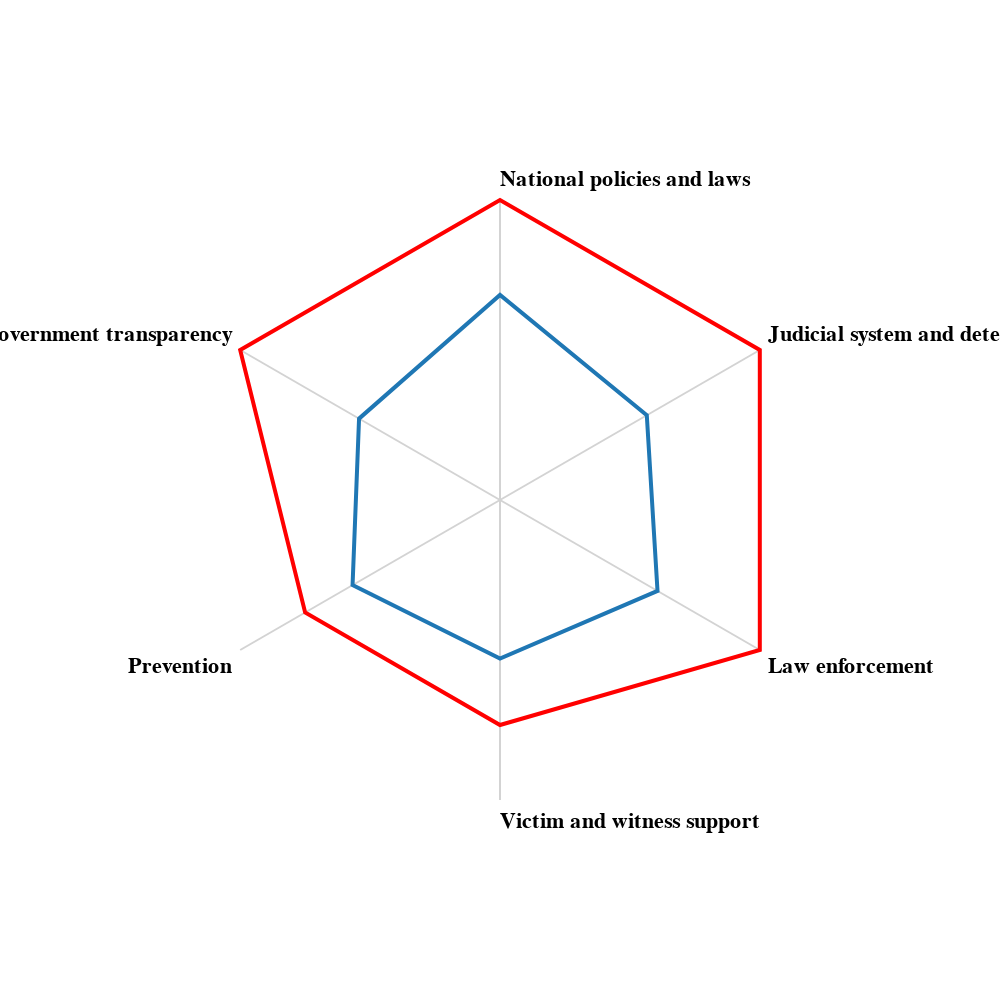

Vega-Lite specification stored for this chart:
### Vega specification from a JSON file in a GitHub repository (floating-point values rounded to 4 significant figures)
{"$schema": "https://vega.github.io/schema/vega/v5.json", "description": "A radar chart example, showing multiple dimensions in a radial layout.", "width": 500, "height": 500, "padding": 100, "autosize": {"type": "none", "contains": "padding"}, "signals": [{"name": "radius", "update": "width / 2"}], "data": [{"name": "table", "values": [{"Country": "Australia", "category": "Government transparency", "value": 8.0}, {"Country": "Australia", "category": "National policies and laws", "value": 8.0}, {"Country": "Australia", "category": "Judicial system and detention", "value": 8.0}, {"Country": "Australia", "category": "Law enforcement", "value": 8.0}, {"Country": "Australia", "category": "Victim and witness support", "value": 6.0}, {"Country": "Australia", "category": "Prevention", "value": 6.0}, {"Country": "Rest of World", "category": "Government transparency", "value": 4.34}, {"Country": "Rest of World", "category": "National policies and laws", "value": 5.47}, {"Country": "Rest of World", "category": "Judicial system and detention", "value": 4.52}, {"Country": "Rest of World", "category": "Law enforcement", "value": 4.85}, {"Country": "Rest of World", "category": "Victim and witness support", "value": 4.23}, {"Country": "Rest of World", "category": "Prevention", "value": 4.54}]}, {"name": "countries", "source": "table", "transform": [{"type": "aggregate", "groupby": ["category"]}]}], "scales": [{"name": "angular", "type": "point", "range": {"signal": "[-PI, PI]"}, "padding": 0.5, "domain": {"data": "countries", "field": "category"}}, {"name": "radial", "type": "linear", "range": {"signal": "[0, radius]"}, "zero": true, "nice": false, "domain": {"data": "table", "field": "value"}, "domainMin": 0}, {"name": "color", "type": "ordinal", "domain": ["Australia", "Rest of World"], "range": ["red", "#1f77b4"]}], "encode": {"enter": {"x": {"signal": "radius"}, "y": {"signal": "radius"}}}, "marks": [{"type": "group", "name": "categories", "zindex": 1, "from": {"facet": {"data": "table", "name": "facet", "groupby": ["Country"]}}, "marks": [{"type": "line", "name": "category-line", "from": {"data": "facet"}, "encode": {"enter": {"interpolate": {"value": "linear-closed"}, "x": {"signal": "scale('radial', datum.value) * cos(scale('angular', datum.category))"}, "y": {"signal": "scale('radial', datum.value) * sin(scale('angular', datum.category))"}, "stroke": {"scale": "color", "field": "Country"}, "strokeWidth": {"value": 2}, "fillOpacity": {"value": 0.1}}}}]}, {"type": "rule", "name": "radial-grid", "from": {"data": "countries"}, "zindex": 0, "encode": {"enter": {"x": {"value": 0}, "y": {"value": 0}, "x2": {"signal": "radius * cos(scale('angular', datum.category))"}, "y2": {"signal": "radius * sin(scale('angular', datum.category))"}, "stroke": {"value": "lightgray"}, "strokeWidth": {"value": 1}}}}, {"type": "text", "name": "key-label", "from": {"data": "countries"}, "zindex": 1, "encode": {"enter": {"x": {"signal": "(radius + 5) * cos(scale('angular', datum.category))"}, "y": {"signal": "(radius + 5) * sin(scale('angular', datum.category))"}, "text": {"field": "category"}, "align": [{"test": "abs(scale('angular', datum.category)) > PI / 2", "value": "right"}, {"value": "left"}], "baseline": [{"test": "scale('angular', datum.category) > 0", "value": "top"}, {"test": "scale('angular', datum.category) == 0", "value": "middle"}, {"value": "bottom"}], "fill": {"value": "black"}, "fontWeight": {"value": "bold"}}}}]}
